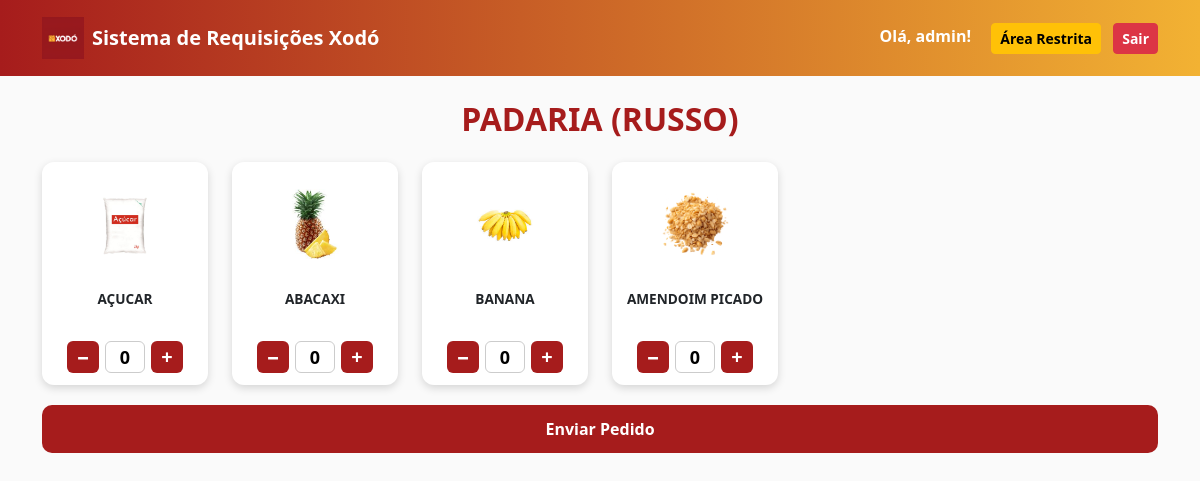
The page /requisition/2/ (signed in) on the database its author committed.
### core/models.py (models this page shows, shortened)
class Requisition(models.Model):
    name = models.CharField(max_length=100)
    description = models.TextField(blank=True)
    image = models.ImageField(upload_to="requisitions/", null=True, blank=True)
    icon = models.ImageField(upload_to="icons/", null=True, blank=True)
    created_at = models.DateTimeField(auto_now_add=True)

class Product(models.Model):
    requisition = models.ForeignKey(Requisition, on_delete=models.CASCADE, related_name="products")
    name = models.CharField(max_length=100)
    image = models.ImageField(upload_to="products/")
    unit = models.CharField(max_length=20, default="un")

### core/views.py (the view)
# urls.py: path("requisition/<int:id>/", views.requisition_detail, name="requisition_detail"),
@login_required
def requisition_detail(request, id):
    requisition = get_object_or_404(Requisition, id=id)
    products = requisition.products.all()
    return render(request, "user/requisition_detail.html", {
        "requisition": requisition,
        "products": products
    })

### core/templates/user/requisition_detail.html (shortened to what this page needs)
{% extends "base.html" %}
{% load static %}
{% block content %}
<h2 class="text-center mb-4" style="color:#A61C1C; font-weight:bold;">
    {{ requisition.name }}
</h2>
<form action="{% url 'send_order' requisition.id %}" method="POST">
    <div class="row g-4">
        {% for product in products %}
        <div class="col-6 col-md-3 col-lg-2">
            <div class="product-card">
                <img src="{{ product.image.url }}" class="product-img">
                <div class="product-name">{{ product.name }}</div>
                <div class="qty-box">
                    <button type="button" class="qty-btn" onclick="changeQty('{{ product.id }}', -1)">−</button>
                    <input id="qty_{{ product.id }}"
                           class="qty-input"
                           type="text"
                           value="0"
                           name="{{ product.id }}"
                           readonly>
                    <button type="button" class="qty-btn" onclick="changeQty('{{ product.id }}', 1)">+</button>
                </div>
            </div>
        </div>
        {% endfor %}
    </div>
    <button class="send-btn" type="submit">Enviar Pedido</button>
</form>
{% endblock %}

### core/templates/base.html (shortened to what this page needs)
{% load static %}
<!DOCTYPE html>
<html lang="pt-br">
<head>
    <link href="https://cdn.jsdelivr.net/npm/bootstrap@5.3.3/dist/css/bootstrap.min.css" rel="stylesheet">
</head>
<body>
<nav class="navbar xodo-navbar mb-4">
    <div class="container d-flex justify-content-between">
        <a href="/" class="navbar-brand d-flex align-items-center text-white fw-bold">
            <img src="{% static 'logo_xodo.png' %}" class="xodo-logo me-2">
            Sistema de Requisições Xodó
        </a>
        {% if user.is_authenticated %}
            <div>
                <span class="nav-user me-3">Olá, {{ user.username }}!</span>
                {% if user.is_staff %}
                <a href="/xodo-admin/" class="btn btn-warning btn-sm fw-bold me-2">
                    Área Restrita
                </a>
                {% endif %}
                <a href="/logout/" class="btn btn-danger btn-sm fw-bold">Sair</a>
            </div>
        {% endif %}
    </div>
</nav>
<div class="container mb-5">
    {% block content %}{% endblock %}
</div>
</body>
</html>

### core/templates/base.html (style rules this page uses)
:root { --xodo-red: #a61c1c; --xodo-red-dark: #7a1111; --xodo-yellow: #f2b233; }
body { background: #fafafa; }
.xodo-navbar { background: linear-gradient(90deg, #A61C1C, #F2B233); padding: 12px; }
.xodo-logo { height: 42px; }
.nav-user { font-weight: bold; color: white; }
.product-card { background: white; border-radius: 18px; padding: 18px; box-shadow: 0 4px 10px rgba(0,0,0,.12); text-align: center; height: 100%; }
.product-card img { height: 100px; object-fit: contain; }
.product-name { font-weight: bold; margin-top: 10px; height: 40px; }
.qty-box { margin-top: 12px; display: flex; justify-content: center; gap: 10px; }
.qty-btn { width: 34px; height: 34px; background: var(--xodo-red); color: white; border-radius: 8px; border: none; font-size: 20px; line-height: 20px; }
.qty-input { width: 60px; text-align: center; font-size: 18px; font-weight: bold; border-radius: 8px; border: 1px solid #999; }
.send-btn { width: 100%; margin-top: 20px; background: var(--xodo-red); color: white; padding: 14px; border-radius: 10px; font-size: 1.1rem; font-weight: bold; }

### core/templates/user/requisition_detail.html (style rules this page uses)
.product-card { background: #fff; border-radius: 12px; padding: 12px; text-align: center; box-shadow: 0 3px 8px rgba(0,0,0,0.15); }
.product-img { width: 70px; height: 70px; object-fit: contain; margin-bottom: 5px; }
.product-name { font-weight: bold; font-size: 0.85rem; margin-bottom: 8px; text-transform: uppercase; }
.qty-box { display: flex; justify-content: center; align-items: center; gap: 6px; }
.qty-btn { width: 32px; height: 32px; background: #A61C1C; color: white; border: none; border-radius: 6px; font-size: 20px; font-weight: bold; }
.qty-input { width: 40px; height: 32px; text-align: center; font-weight: bold; border: 1px solid #ccc; border-radius: 6px; }
.send-btn { width: 100%; margin-top: 20px; background: #A61C1C; color: white; padding: 12px; border: none; border-radius: 10px; font-size: 1rem; font-weight: bold; }

### rows shown on the page
Requisition: name "PADARIA (RUSSO)"
Product: image (picture), name "AÇUCAR"
Product: image (picture), name "ABACAXI"
Product: image (picture), name "BANANA"
Product: image (picture), name "AMENDOIM PICADO"

### other values the page prints
{{ user.username }} "admin"
